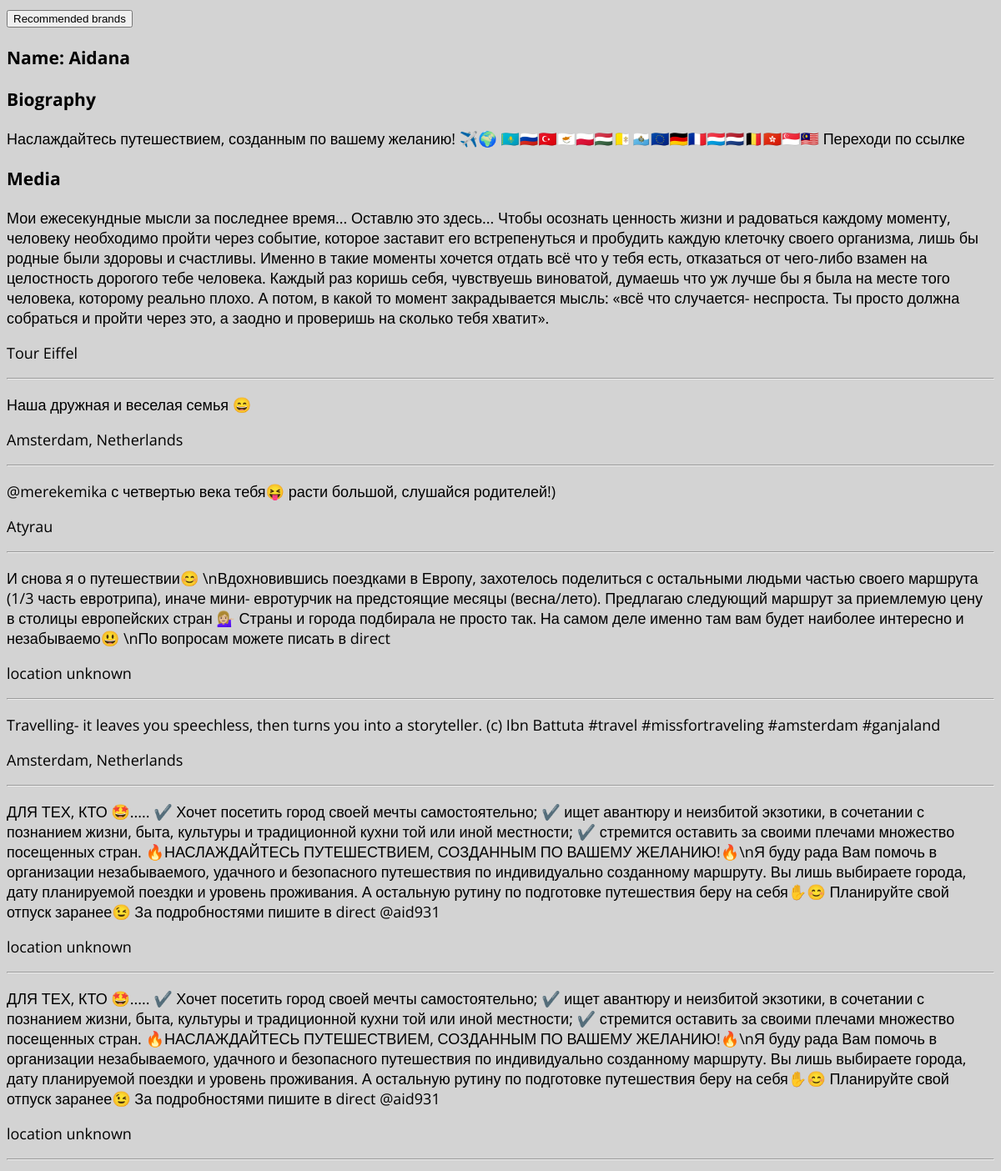
The app's page /brinfluence/influencer/aid931/ (upper part) with its own data.
### brinfluence/models.py (models this page shows)
class User(models.Model):
    biography = models.CharField(max_length=350)
    email = models.EmailField(max_length=254)
    gender = models.CharField(max_length=6)
    name = models.CharField(max_length=70)
    profile_pic_url = models.CharField(max_length=300)
    username = models.CharField(max_length=80, unique=True)
    date_of_birth = models.DateField(auto_now=False, auto_now_add=False)
    objects = UserManager()

class UserMedia(models.Model):
    user = models.ForeignKey(User, on_delete=models.CASCADE)
    caption = models.CharField(max_length=800)
    location = models.CharField(max_length=300)
    objects = UserMediaManager()

### brinfluence/views.py (the view)
# urls.py: path('influencer/<username>/', views.influencer_profile, name='influencer_profile' ),
def influencer_profile(request, username):
    user = User.objects.get(username=username)
    media = UserMedia.objects.filter(user=user)
    comments = UserComment.objects.filter(user=user)
    context = {"user": user, "comments": comments, "media": media}
    return render(request, 'brinfluence/influencer/profile.html', context)

### brinfluence/templates/brinfluence/influencer/profile.html (shortened to what this page needs)
{% extends 'brinfluence/_layout.html' %}
{% block content %}
<input type="button" onclick="location.href='recommended/'" value="Recommended brands" />
<h3>Name: {{ user.name }}</h3>
<h3>Biography</h3>
<span>{{ user.biography }}</span>
<h3>Media</h3>
{% for post in media %}
    <p>{{ post.caption }}</p>
    <p>{{ post.location }}</p>
    <hr />
{% endfor %}
{% endblock %}

### brinfluence/templates/brinfluence/_layout.html (shortened to what this page needs)
<!DOCTYPE html>
<html lang="en">
<head>
    {% load staticfiles %}
    <link rel="stylesheet" href="{% static 'css/home.css' %}" type="text/css">
    <link rel="stylesheet" href="https://use.fontawesome.com/releases/v5.5.0/css/all.css"
>
</head>
<body>
    {% block content %}
    {% endblock %}
</body>
</html>

### brinfluence/static/css/home.css (style rules this page uses)
html { font-family: 'Open Sans', sans-serif; font-size: 18px; background-color: red; background-position: center; background-repeat: no-repeat; background-size: cover; background-color: lightgray; height: 100%; width: 100%; }

### records on screen
User: name "Aidana", biography "Наслаждайтесь путешествием, созданным по вашему желанию! ✈️🌍 🇰🇿🇷🇺🇹🇷🇨🇾🇵🇱🇭🇺🇻🇦🇸🇲🇪🇺🇩🇪🇫🇷🇱🇺🇳🇱🇧🇪🇭🇰🇸🇬🇲🇾 Переходи по ссылке"
UserMedia: caption "Мои ежесекундные мысли за последнее время... Оставлю это здесь... Чтобы осознать ценность жизни и радоваться каждому моменту, человеку необходимо пройти через событие, которое заставит его встрепенуться и пробудить каждую клеточку своего организма, лишь бы родные были здоровы и счастливы. Именно в такие моменты хочется отдать всё что у тебя есть, отказаться от чего-либо взамен на целостность дорогого тебе человека. Каждый раз коришь себя, чувствуешь виноватой, думаешь что уж лучше бы я была на месте того человека, которому реально плохо. А потом, в какой то момент закрадывается мысль: «всё что случается- неспроста. Ты просто должна собраться и пройти через это, а заодно и проверишь на…", location "Tour Eiffel"
UserMedia: caption "Наша дружная и веселая семья 😄", location "Amsterdam, Netherlands"
UserMedia: caption "@merekemika с четвертью века тебя😝 расти большой, слушайся родителей!)", location "Atyrau"
UserMedia: caption "И снова я о путешествии😊 \\nВдохновившись поездками в Европу, захотелось поделиться с остальными людьми частью своего маршрута (1/3 часть евротрипа), иначе мини- евротурчик на предстоящие месяцы (весна/лето). Предлагаю следующий маршрут за приемлемую цену в столицы европейских стран 💁🏼‍♀️ Страны и города подбирала не просто так. На самом деле именно там вам будет наиболее интересно и незабываемо😃 \\nПо вопросам можете писать в direct", location "location unknown"
UserMedia: caption "Travelling- it leaves you speechless, then turns you into a storyteller. (c) Ibn Battuta #travel #missfortraveling #amsterdam #ganjaland", location "Amsterdam, Netherlands"
UserMedia: caption "ДЛЯ ТЕХ, КТО 🤩..... ✔️ Хочет посетить город своей мечты самостоятельно; ✔️ ищет авантюру и неизбитой экзотики, в сочетании с познанием жизни, быта, культуры и традиционной кухни той или иной местности; ✔️ стремится оставить за своими плечами множество посещенных стран. 🔥НАСЛАЖДАЙТЕСЬ ПУТЕШЕСТВИЕМ, СОЗДАННЫМ ПО ВАШЕМУ ЖЕЛАНИЮ!🔥\\nЯ буду рада Вам помочь в организации незабываемого, удачного и безопасного путешествия по индивидуально созданному маршруту. Вы лишь выбираете города, дату планируемой поездки и уровень проживания. А остальную рутину по подготовке путешествия беру на себя✋😊 Планируйте свой отпуск заранее😉 За подробностями пишите в direct @aid931", location "location unknown"
UserMedia: caption "ДЛЯ ТЕХ, КТО 🤩..... ✔️ Хочет посетить город своей мечты самостоятельно; ✔️ ищет авантюру и неизбитой экзотики, в сочетании с познанием жизни, быта, культуры и традиционной кухни той или иной местности; ✔️ стремится оставить за своими плечами множество посещенных стран. 🔥НАСЛАЖДАЙТЕСЬ ПУТЕШЕСТВИЕМ, СОЗДАННЫМ ПО ВАШЕМУ ЖЕЛАНИЮ!🔥\\nЯ буду рада Вам помочь в организации незабываемого, удачного и безопасного путешествия по индивидуально созданному маршруту. Вы лишь выбираете города, дату планируемой поездки и уровень проживания. А остальную рутину по подготовке путешествия беру на себя✋😊 Планируйте свой отпуск заранее😉 За подробностями пишите в direct @aid931", location "location unknown"
